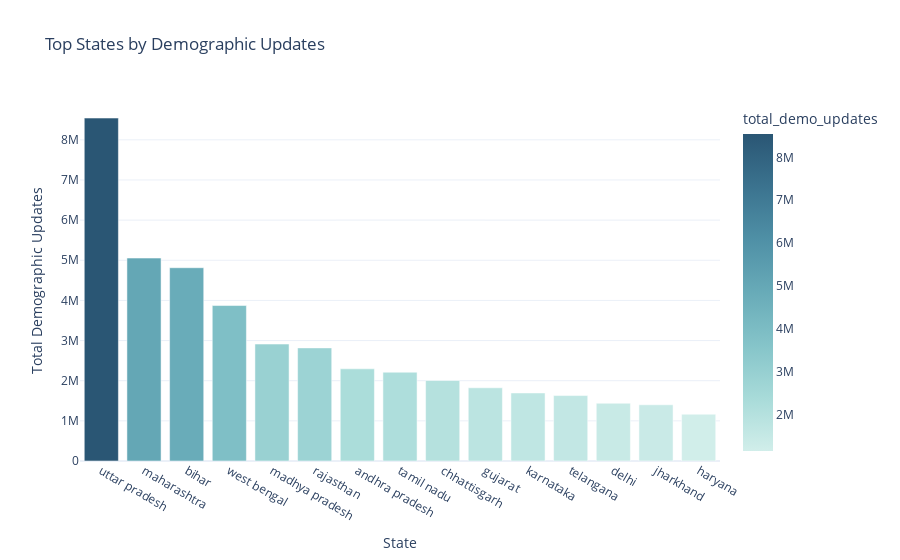

The notebook cell this image was saved under:
### Markdown cell above
<div style="font-size:11px; line-height:1.4;">
<h2>🔹 SECTION 4.4 — State-wise Demographic Update Activity</h2>

<h3>📌 What We Explore</h3>

<ul>
  <li>Which states modify Aadhaar demographic data most frequently</li>
  <li>Whether update activity aligns with enrolment-heavy regions</li>
</ul>

<p>
<strong>Observed Insight:</strong><br>
Some states exhibit demographic update volumes comparable to high-enrolment states.
</p>

<hr>

### Code cell
demo_state = (
    df_demographic
    .groupby("state_clean")["total_demo_updates"]
    .sum()
    .reset_index()
    .sort_values("total_demo_updates", ascending=False)
    .head(15)
)

fig = px.bar(
    demo_state,
    x="state_clean",
    y="total_demo_updates",
    color="total_demo_updates",
    color_continuous_scale="Teal",
    title="Top States by Demographic Updates"
)

fig.update_layout(
    xaxis_title="State",
    yaxis_title="Total Demographic Updates",
    template="plotly_white"
)

fig.show()

### Figure 1 — Plotly figure (JSON) as saved in the notebook; plotly's stock layout.template omitted (floating-point values rounded to 4 significant figures)
{"data": [{"hovertemplate": "state_clean=%{x}<br>total_demo_updates=%{marker.color}<extra></extra>", "legendgroup": "", "marker": {"color": [8542328, 5054602, 4814350, 3872734, 2912938, 2817615, 2295582, 2212228, 2005434, 1824327, 1695285, 1629908, 1438934, 1401189, 1166140], "coloraxis": "coloraxis", "pattern": {"shape": ""}}, "name": "", "orientation": "v", "showlegend": false, "textposition": "auto", "type": "bar", "x": ["uttar pradesh", "maharashtra", "bihar", "west bengal", "madhya pradesh", "rajasthan", "andhra pradesh", "tamil nadu", "chhattisgarh", "gujarat", "karnataka", "telangana", "delhi", "jharkhand", "haryana"], "xaxis": "x", "y": [8542328, 5054602, 4814350, 3872734, 2912938, 2817615, 2295582, 2212228, 2005434, 1824327, 1695285, 1629908, 1438934, 1401189, 1166140], "yaxis": "y"}], "layout": {"barmode": "relative", "coloraxis": {"colorbar": {"title": {"text": "total_demo_updates"}}, "colorscale": [[0, "rgb(209, 238, 234)"], [0.1667, "rgb(168, 219, 217)"], [0.3333, "rgb(133, 196, 201)"], [0.5, "rgb(104, 171, 184)"], [0.6667, "rgb(79, 144, 166)"], [0.8333, "rgb(59, 115, 143)"], [1, "rgb(42, 86, 116)"]]}, "legend": {"tracegroupgap": 0}, "title": {"text": "Top States by Demographic Updates"}, "xaxis": {"anchor": "y", "domain": [0, 1], "title": {"text": "State"}}, "yaxis": {"anchor": "x", "domain": [0, 1], "title": {"text": "Total Demographic Updates"}}}}
